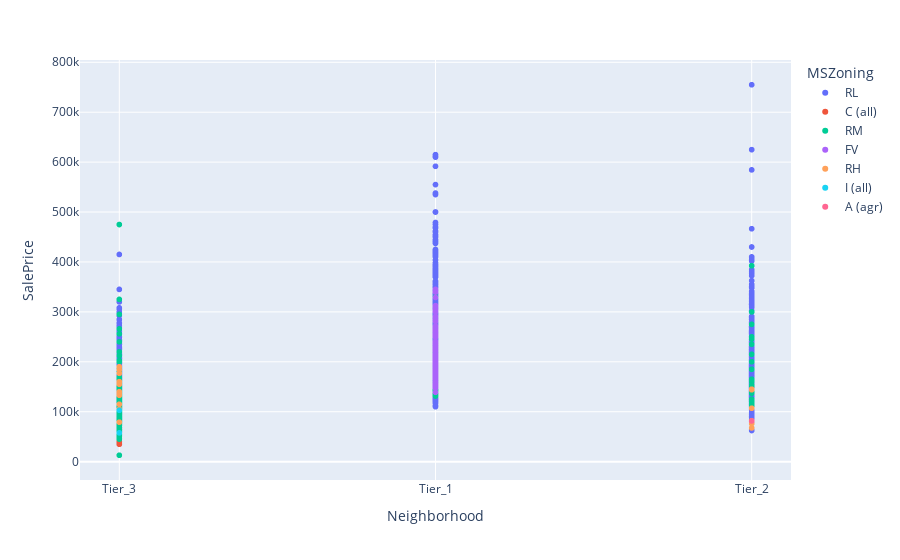

The code cell stored with this chart in its notebook:
### Code cell
fig = px.scatter(raw_c, x="Neighborhood", y="SalePrice", color="MSZoning")
fig.show()
# shows MSZoning is being somewhat captured with our neighborhood tiers

### Figure 1 — Plotly figure (JSON) as saved in the notebook; plotly's stock layout.template omitted (floating-point values rounded to 4 significant figures; data arrays with more than 128 entries replaced by an {"elided": "..."} marker saying what was removed)
{"data": [{"hovertemplate": "MSZoning=RL<br>Neighborhood=%{x}<br>SalePrice=%{y}<extra></extra>", "legendgroup": "RL", "marker": {"color": "#636efa", "symbol": "circle"}, "mode": "markers", "name": "RL", "showlegend": true, "type": "scattergl", "x": {"elided": "2008 str values"}, "xaxis": "x", "y": {"elided": "2008 int values"}, "yaxis": "y"}, {"hovertemplate": "MSZoning=C (all)<br>Neighborhood=%{x}<br>SalePrice=%{y}<extra></extra>", "legendgroup": "C (all)", "marker": {"color": "#EF553B", "symbol": "circle"}, "mode": "markers", "name": "C (all)", "showlegend": true, "type": "scattergl", "x": ["Tier_3", "Tier_3", "Tier_3", "Tier_3", "Tier_3", "Tier_3", "Tier_3", "Tier_3", "Tier_3", "Tier_3", "Tier_3", "Tier_3", "Tier_3", "Tier_3", "Tier_3", "Tier_3", "Tier_3"], "xaxis": "x", "y": [124900, 80900, 115000, 133900, 34900, 35311, 68400, 40000, 81000, 65000, 64500, 78000, 75000, 108000, 58500, 89000, 119600], "yaxis": "y"}, {"hovertemplate": "MSZoning=RM<br>Neighborhood=%{x}<br>SalePrice=%{y}<extra></extra>", "legendgroup": "RM", "marker": {"color": "#00cc96", "symbol": "circle"}, "mode": "markers", "name": "RM", "showlegend": true, "type": "scattergl", "x": {"elided": "418 str values"}, "xaxis": "x", "y": {"elided": "418 int values"}, "yaxis": "y"}, {"hovertemplate": "MSZoning=FV<br>Neighborhood=%{x}<br>SalePrice=%{y}<extra></extra>", "legendgroup": "FV", "marker": {"color": "#ab63fa", "symbol": "circle"}, "mode": "markers", "name": "FV", "showlegend": true, "type": "scattergl", "x": ["Tier_1", "Tier_1", "Tier_1", "Tier_1", "Tier_1", "Tier_1", "Tier_1", "Tier_1", "Tier_1", "Tier_1", "Tier_1", "Tier_1", "Tier_1", "Tier_1", "Tier_1", "Tier_1", "Tier_1", "Tier_1", "Tier_1", "Tier_1", "Tier_1", "Tier_1", "Tier_1", "Tier_1", "Tier_1", "Tier_1", "Tier_1", "Tier_1", "Tier_1", "Tier_1", "Tier_1", "Tier_1", "Tier_1", "Tier_1", "Tier_1", "Tier_1", "Tier_1", "Tier_1", "Tier_1", "Tier_1", "Tier_1", "Tier_1", "Tier_1", "Tier_1", "Tier_1", "Tier_1", "Tier_1", "Tier_1", "Tier_1", "Tier_1", "Tier_1", "Tier_1", "Tier_1", "Tier_1", "Tier_1", "Tier_1", "Tier_1", "Tier_1", "Tier_1", "Tier_1", "Tier_1", "Tier_1", "Tier_1", "Tier_1", "Tier_1", "Tier_1", "Tier_1", "Tier_1", "Tier_1", "Tier_1", "Tier_1", "Tier_1", "Tier_1", "Tier_1", "Tier_1", "Tier_1", "Tier_1", "Tier_1", "Tier_1", "Tier_1", "Tier_1", "Tier_1", "Tier_1", "Tier_1", "Tier_1", "Tier_1", "Tier_1", "Tier_1", "Tier_1", "Tier_1", "Tier_1", "Tier_1", "Tier_1", "Tier_1", "Tier_1", "Tier_1", "Tier_1", "Tier_1", "Tier_1", "Tier_1", "Tier_1", "Tier_1", "Tier_1", "Tier_1", "Tier_1", "Tier_1", "Tier_1", "Tier_1", "Tier_1", "Tier_1", "Tier_1", "Tier_1", "Tier_1"], "xaxis": "x", "y": [177500, 193800, 222000, 210400, 227875, 166000, 172500, 249700, 190000, 223000, 151000, 290000, 179400, 261329, 160000, 220000, 280750, 215200, 152000, 147110, 270000, 182000, 230000, 197000, 250000, 178000, 255000, 212700, 339750, 176400, 328900, 300000, 200825, 271500, 266000, 230348, 310000, 194000, 340000, 177000, 172500, 199900, 196000, 301000, 252678, 198600, 185000, 187750, 148800, 216000, 254900, 139000, 208300, 174000, 166000, 197000, 200000, 240900, 155000, 235000, 155000, 195000, 210000, 176000, 270000, 200000, 221000, 205000, 226700, 285000, 172900, 176500, 149900, 170000, 239000, 156000, 241000, 205950, 256000, 168500, 214000, 260000, 250000, 238500, 253000, 207500, 183900, 149500, 177000, 176000, 165000, 151000, 262500, 234500, 165000, 204000, 250000, 229800, 312500, 265000, 345000, 263000, 254000, 180000, 252000, 305000, 177000, 147400, 209000, 226000, 291000, 170000, 171900], "yaxis": "y"}, {"hovertemplate": "MSZoning=RH<br>Neighborhood=%{x}<br>SalePrice=%{y}<extra></extra>", "legendgroup": "RH", "marker": {"color": "#FFA15A", "symbol": "circle"}, "mode": "markers", "name": "RH", "showlegend": true, "type": "scattergl", "x": ["Tier_2", "Tier_2", "Tier_3", "Tier_2", "Tier_3", "Tier_3", "Tier_3", "Tier_3", "Tier_2", "Tier_3", "Tier_3", "Tier_3", "Tier_3", "Tier_3", "Tier_3", "Tier_2", "Tier_3", "Tier_2", "Tier_3", "Tier_3", "Tier_2"], "xaxis": "x", "y": [67500, 107000, 79000, 144000, 159434, 105000, 190000, 133000, 76000, 160000, 137000, 140000, 184000, 155000, 103600, 82000, 177000, 145000, 160000, 114900, 145000], "yaxis": "y"}, {"hovertemplate": "MSZoning=I (all)<br>Neighborhood=%{x}<br>SalePrice=%{y}<extra></extra>", "legendgroup": "I (all)", "marker": {"color": "#19d3f3", "symbol": "circle"}, "mode": "markers", "name": "I (all)", "showlegend": true, "type": "scattergl", "x": ["Tier_3", "Tier_3"], "xaxis": "x", "y": [103000, 57625], "yaxis": "y"}, {"hovertemplate": "MSZoning=A (agr)<br>Neighborhood=%{x}<br>SalePrice=%{y}<extra></extra>", "legendgroup": "A (agr)", "marker": {"color": "#FF6692", "symbol": "circle"}, "mode": "markers", "name": "A (agr)", "showlegend": true, "type": "scattergl", "x": ["Tier_2"], "xaxis": "x", "y": [81500], "yaxis": "y"}], "layout": {"legend": {"title": {"text": "MSZoning"}, "tracegroupgap": 0}, "margin": {"t": 60}, "xaxis": {"anchor": "y", "domain": [0, 1], "title": {"text": "Neighborhood"}}, "yaxis": {"anchor": "x", "domain": [0, 1], "title": {"text": "SalePrice"}}}}
